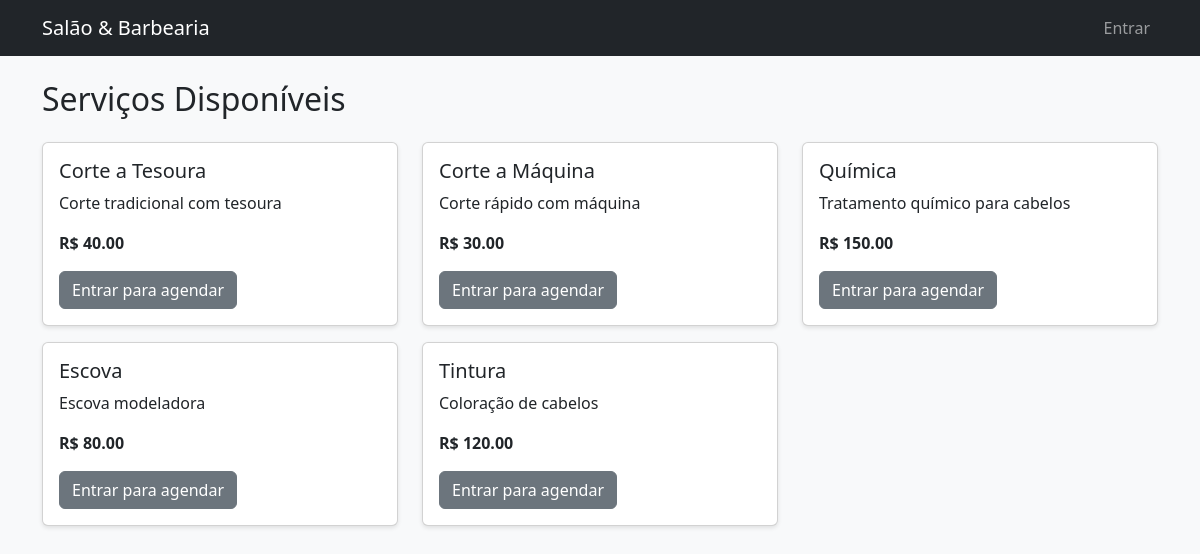
The page / on the database its author committed.
### reservas/models.py (models this page shows, shortened)
class Servico(models.Model):
    nome = models.CharField(max_length=100)
    descricao = models.TextField()
    preco = models.DecimalField(max_digits=8, decimal_places=2)

### reservas/views.py (the view)
# urls.py: path('', views.index, name='index'),
def index(request):
    servicos = Servico.objects.all()
    return render(request, 'index.html', {'servicos': servicos})

### reservas/templates/index.html
{% extends 'base.html' %}
{% block content %}
<h2 class="mb-4">Serviços Disponíveis</h2>
<div class="row">
  {% for servico in servicos %}
  <div class="col-md-4 mb-3">
    <div class="card h-100">
      <div class="card-body">
        <h5 class="card-title">{{ servico.nome }}</h5>
        <p>{{ servico.descricao }}</p>
        <p><strong>R$ {{ servico.preco }}</strong></p>
        {% if user.is_authenticated %}
        <a href="{% url 'novo_agendamento' %}?servico={{ servico.id }}" class="btn btn-primary">Agendar</a>
        {% else %}
        <a href="{% url 'login' %}" class="btn btn-secondary">Entrar para agendar</a>
        {% endif %}
      </div>
    </div>
  </div>
  {% endfor %}
</div>
{% endblock %}

### reservas/templates/base.html (shortened to what this page needs)
{% load static %}
<!DOCTYPE html>
<html lang="pt-br">
<head>
  <link href="https://cdn.jsdelivr.net/npm/bootstrap@5.3.0/dist/css/bootstrap.min.css" rel="stylesheet">
  <link rel="stylesheet" href="{% static 'css/style.css' %}">
</head>
<body>
  <nav class="navbar navbar-expand-lg navbar-dark bg-dark">
    <div class="container">
      <a class="navbar-brand" href="{% url 'index' %}">Salão & Barbearia</a>
      <div class="collapse navbar-collapse" id="navbarNav">
        <ul class="navbar-nav ms-auto">
          {% if user.is_authenticated %}
            <li class="nav-item">
              <a class="nav-link {% if request.resolver_match.url_name == 'agendamentos' %}active{% endif %}" href="{% url 'agendamentos' %}">Meus Agendamentos</a>
            </li>
            <li class="nav-item">
              <a class="nav-link {% if request.resolver_match.url_name == 'lista_produtos' %}active{% endif %}" href="{% url 'lista_produtos' %}">Estoque</a>
            </li>
            <li class="nav-item">
              <a class="nav-link {% if request.resolver_match.url_name == 'lista_movimentos' %}active{% endif %}" href="{% url 'lista_movimentos' %}">Financeiro</a>
            </li>
            <li class="nav-item">
              <a class="nav-link" href="{% url 'logout' %}">Sair</a>
            </li>
          {% else %}
            <li class="nav-item">
              <a class="nav-link {% if request.resolver_match.url_name == 'login' %}active{% endif %}" href="{% url 'login' %}">Entrar</a>
            </li>
          {% endif %}
        </ul>
      </div>
    </div>
  </nav>
  <main class="container mt-4">
    {% block content %}{% endblock %}
  </main>
</body>
</html>

### barbearia/style/style.css (style rules this page uses)
body { background-color: #f8f9fa; }
.card { box-shadow: 0 2px 4px rgba(0,0,0,0.1); }

### rows shown on the page
Servico: nome "Corte a Tesoura", descricao "Corte tradicional com tesoura", preco "40.00"
Servico: nome "Corte a Máquina", descricao "Corte rápido com máquina", preco "30.00"
Servico: nome "Química", descricao "Tratamento químico para cabelos", preco "150.00"
Servico: nome "Escova", descricao "Escova modeladora", preco "80.00"
Servico: nome "Tintura", descricao "Coloração de cabelos", preco "120.00"
